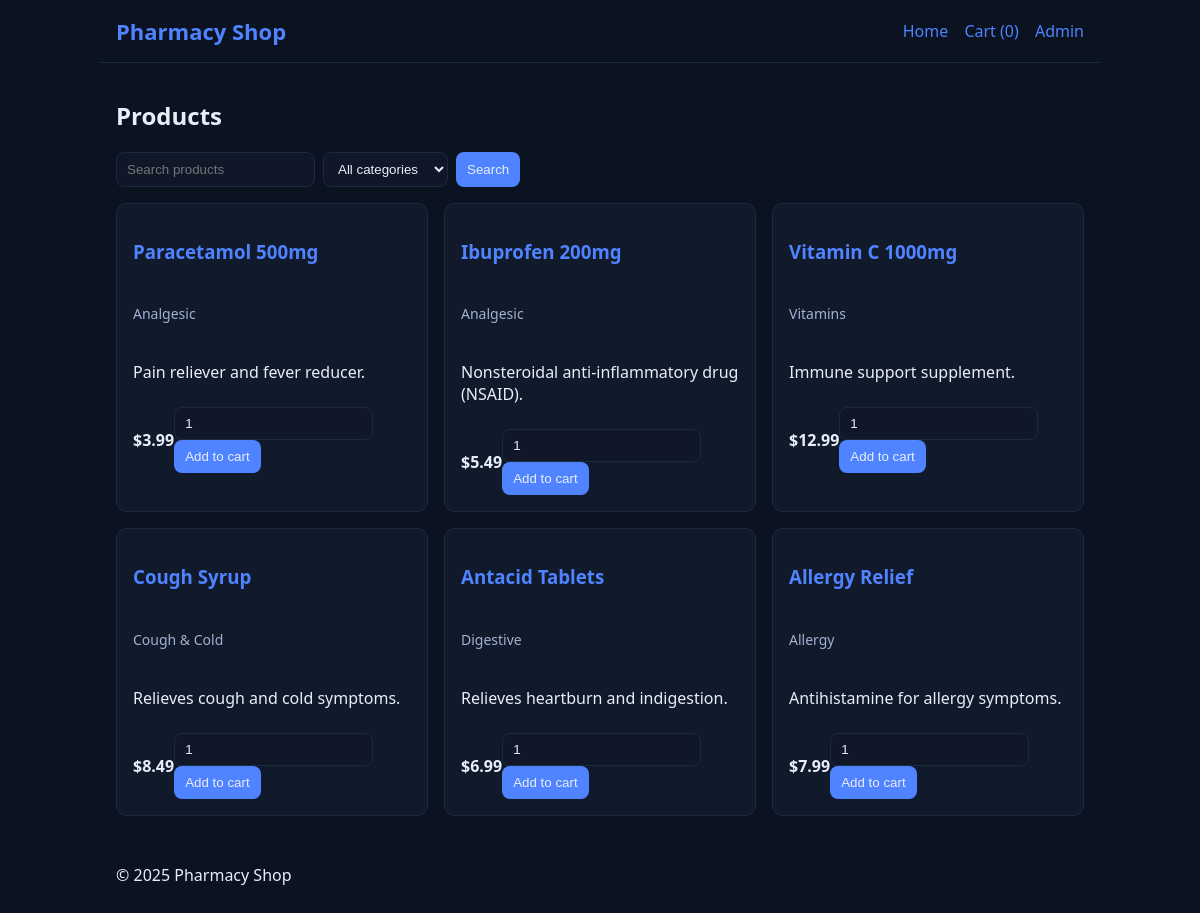
The page / on the database its author committed.
### models.py (models this page shows, shortened)
class Product(Base):
	__tablename__ = "products"
	id = Column(Integer, primary_key=True)
	name = Column(String(200), nullable=False)
	description = Column(Text, default="")
	category = Column(String(100), default="General")
	price = Column(Float, nullable=False)
	stock = Column(Integer, nullable=False, default=0)
	created_at = Column(DateTime, default=datetime.utcnow)

### app.py (the view)
@app.route("/")
def index():
	query = request.args.get("q", "").strip()
	category = request.args.get("category", "").strip()
	db = SessionLocal()
	try:
		stmt = select(Product)
		if query:
			like_query = f"%{query}%"
			stmt = stmt.where(Product.name.ilike(like_query))
		if category:
			stmt = stmt.where(Product.category == category)
		products = db.execute(stmt).scalars().all()
		categories = db.query(Product.category).distinct().all()
		categories = [c[0] for c in categories]
	finally:
		db.close()
	return render_template("index.html", products=products, query=query, category=category, categories=categories)

### app.py (called while the page is built)
def get_cart() -> Dict[str, int]:
	cart = session.get("cart")
	if not cart:
		cart = {}
		session["cart"] = cart
	return cart

def cart_item_count() -> int:
	cart = get_cart()
	return sum(cart.values())

@app.context_processor
def inject_globals():
	return {"cart_count": cart_item_count()}

### templates/index.html (shortened to what this page needs)
{% extends 'base.html' %}
{% block content %}
<h2>Products</h2>
<form method="get" class="search-form">
	<input type="text" name="q" placeholder="Search products" value="{{ query }}">
	<select name="category">
		<option value="">All categories</option>
	</select>
	<button type="submit">Search</button>
</form>
<div class="grid">
	{% for product in products %}
		<div class="card">
			<h3><a href="{{ url_for('product_detail', product_id=product.id) }}">{{ product.name }}</a></h3>
			<p class="muted">{{ product.category }}</p>
			<p>{{ product.description[:120] }}{% if product.description|length > 120 %}...{% endif %}</p>
			<div class="card-footer">
				<strong>${{ '%.2f'|format(product.price) }}</strong>
				<form method="post" action="{{ url_for('add_to_cart', product_id=product.id) }}">
					<input type="number" min="1" name="quantity" value="1">
					<button type="submit" {% if product.stock <= 0 %}disabled{% endif %}>
						{% if product.stock <= 0 %}Out of stock{% else %}Add to cart{% endif %}
					</button>
				</form>
			</div>
		</div>
	{% else %}
		<p>No products found.</p>
	{% endfor %}
</div>
{% endblock %}

### templates/base.html (shortened to what this page needs)
<!doctype html>
<html lang="en">
<head>
	<link rel="stylesheet" href="{{ url_for('static', filename='styles.css') }}">
</head>
<body>
	<header class="container">
		<h1><a href="{{ url_for('index') }}">Pharmacy Shop</a></h1>
		<nav>
			<a href="{{ url_for('index') }}">Home</a>
			<a href="{{ url_for('view_cart') }}">Cart ({{ cart_count }})</a>
			<a href="{{ url_for('admin_products') }}">Admin</a>
		</nav>
	</header>
	<main class="container">
		{% block content %}{% endblock %}
	</main>
	<footer class="container">
		<p>&copy; {{ 2025 }} Pharmacy Shop</p>
	</footer>
</body>
</html>

### static/styles.css (style rules this page uses)
:root { --bg: #0b1220; --panel: #111a2b; --muted: #9fb2d0; --text: #e8eef9; --primary: #4f83ff; --danger: #ff5f5f; --success: #2ecc71; }
* { box-sizing: border-box; }
html, body { margin: 0; padding: 0; background: var(--bg); color: var(--text); font-family: system-ui, -apple-system, Segoe UI, Roboto, Ubuntu, Cantarell, Noto Sans, Arial, "Apple Color Emoji", "Segoe UI Emoji"; }
a { color: var(--primary); text-decoration: none; }
.container { max-width: 1000px; margin: 0 auto; padding: 16px; }
header { display: flex; align-items: center; justify-content: space-between; border-bottom: 1px solid #1c2943; }
header h1 { margin: 0; font-size: 22px; }
header nav a { margin-left: 12px; }
.grid { display: grid; grid-template-columns: repeat(auto-fill, minmax(260px, 1fr)); gap: 16px; }
.card { background: var(--panel); padding: 16px; border-radius: 10px; border: 1px solid #1c2943; display: flex; flex-direction: column; gap: 8px; }
.card-footer { display: flex; align-items: center; justify-content: space-between; }
.muted { color: var(--muted); font-size: 14px; }
input, textarea, select, button, .button { background: #0f1728; color: var(--text); border: 1px solid #1c2943; border-radius: 8px; padding: 8px 10px; }
button, .button { background: var(--primary); border: 1px solid transparent; cursor: pointer; }
.search-form { display: flex; gap: 8px; margin-bottom: 16px; }

### rows shown on the page
Product: name "Paracetamol 500mg", category "Analgesic", description "Pain reliever and fever reducer.", price "3.99", stock "Add to cart"
Product: name "Ibuprofen 200mg", category "Analgesic", description "Nonsteroidal anti-inflammatory drug (NSAID).", price "5.49", stock "Add to cart"
Product: name "Vitamin C 1000mg", category "Vitamins", description "Immune support supplement.", price "12.99", stock "Add to cart"
Product: name "Cough Syrup", category "Cough & Cold", description "Relieves cough and cold symptoms.", price "8.49", stock "Add to cart"
Product: name "Antacid Tablets", category "Digestive", description "Relieves heartburn and indigestion.", price "6.99", stock "Add to cart"
Product: name "Allergy Relief", category "Allergy", description "Antihistamine for allergy symptoms.", price "7.99", stock "Add to cart"

### other values the page prints
{{ cart_count }} "0"
{{ 2025 }} "2025"
